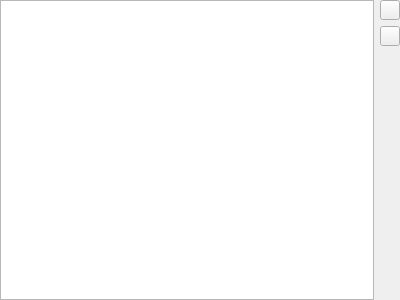
<?xml version="1.0" encoding="UTF-8"?>
<ui version="4.0">
<comment> Begin CVS Header </comment>
<comment>   $Source: /fs/turing/cvs/copasi_dev/cvs_admin/addHeader,v $ </comment>
<comment>   $Revision: 1.18 $ </comment>
<comment>   $Name: HEAD $ </comment>
<comment>   $Author: shoops $ </comment>
<comment>   $Date: 2012/03/07 20:49:51 $ </comment>
<comment> End CVS Header </comment>

<comment> Copyright (C) 2012 by Pedro Mendes, Virginia Tech Intellectual </comment>
<comment> Properties, Inc., University of Heidelberg, and The University </comment>
<comment> of Manchester. </comment>
<comment> All rights reserved. </comment>

 <comment> All rights reserved. </comment>
 <class>CQExpressionMmlStackedWidget</class>
 <widget class="QStackedWidget" name="CQExpressionMmlStackedWidget">
  <property name="geometry">
   <rect>
    <x>0</x>
    <y>0</y>
    <width>400</width>
    <height>300</height>
   </rect>
  </property>
  <property name="windowTitle">
   <string>Expression-Mml Widget</string>
  </property>
  <property name="currentIndex">
   <number>0</number>
  </property>
  <widget class="QWidget" name="mpExpressionPage">
   <layout class="QHBoxLayout" name="horizontalLayout">
    <property name="margin">
     <number>0</number>
    </property>
    <item>
     <widget class="CQExpressionWidget" name="mpExpressionWidget"/>
    </item>
    <item>
     <layout class="QVBoxLayout" name="verticalLayout_ExpPage">
      <item>
       <widget class="QToolButton" name="mpBtnExpressionObject">
        <property name="maximumSize">
         <size>
          <width>20</width>
          <height>20</height>
         </size>
        </property>
        <property name="toolTip">
         <string>select object</string>
        </property>
       </widget>
      </item>
      <item>
       <widget class="QToolButton" name="mpBtnViewExpression">
        <property name="maximumSize">
         <size>
          <width>20</width>
          <height>20</height>
         </size>
        </property>
        <property name="toolTip">
         <string>view expression</string>
        </property>
       </widget>
      </item>
      <item>
       <spacer name="verticalSpacer">
        <property name="orientation">
         <enum>Qt::Vertical</enum>
        </property>
        <property name="sizeHint" stdset="0">
         <size>
          <width>20</width>
          <height>40</height>
         </size>
        </property>
       </spacer>
      </item>
     </layout>
    </item>
   </layout>
  </widget>
  <widget class="QWidget" name="mpMmlPage">
   <layout class="QHBoxLayout" name="horizontalLayout_2">
    <property name="margin">
     <number>0</number>
    </property>
    <item>
     <widget class="CQMmlScrollView" name="mpMmlScrollView">
      <property name="sizePolicy">
       <sizepolicy hsizetype="Expanding" vsizetype="Expanding">
        <horstretch>0</horstretch>
        <verstretch>0</verstretch>
       </sizepolicy>
      </property>
      <property name="frameShape">
       <enum>QFrame::StyledPanel</enum>
      </property>
      <property name="frameShadow">
       <enum>QFrame::Raised</enum>
      </property>
     </widget>
    </item>
    <item>
     <layout class="QVBoxLayout" name="verticalLayout_MmlPage">
      <item>
       <widget class="QToolButton" name="mpBtnEditExpression">
        <property name="maximumSize">
         <size>
          <width>20</width>
          <height>20</height>
         </size>
        </property>
        <property name="toolTip">
         <string>edit expression</string>
        </property>
       </widget>
      </item>
      <item>
       <widget class="QToolButton" name="mpBtnSaveExpression">
        <property name="maximumSize">
         <size>
          <width>20</width>
          <height>20</height>
         </size>
        </property>
        <property name="toolTip">
         <string>save expression</string>
        </property>
       </widget>
      </item>
      <item>
       <spacer name="mpSpacerMmlObject">
        <property name="orientation">
         <enum>Qt::Vertical</enum>
        </property>
        <property name="sizeHint" stdset="0">
         <size>
          <width>20</width>
          <height>40</height>
         </size>
        </property>
       </spacer>
      </item>
     </layout>
    </item>
   </layout>
  </widget>
 </widget>
 <customwidgets>
  <customwidget>
   <class>CQExpressionWidget</class>
   <extends>QTextEdit</extends>
   <header>copasi/UI/CQExpressionWidget.h</header>
   <slots>
    <signal>valid(bool)</signal>
    <slot>slotSelectObject()</slot>
   </slots>
  </customwidget>
  <customwidget>
   <class>CQMmlScrollView</class>
   <extends>QFrame</extends>
   <header>copasi/UI/CQMmlScrollView.h</header>
   <container>1</container>
  </customwidget>
 </customwidgets>
 <resources/>
 <connections>
  <connection>
   <sender>mpBtnEditExpression</sender>
   <signal>clicked()</signal>
   <receiver>CQExpressionMmlStackedWidget</receiver>
   <slot>slotGoExpressionWidget()</slot>
   <hints>
    <hint type="sourcelabel">
     <x>375</x>
     <y>23</y>
    </hint>
    <hint type="destinationlabel">
     <x>397</x>
     <y>29</y>
    </hint>
   </hints>
  </connection>
  <connection>
   <sender>mpBtnSaveExpression</sender>
   <signal>clicked()</signal>
   <receiver>CQExpressionMmlStackedWidget</receiver>
   <slot>slotSaveExpression()</slot>
   <hints>
    <hint type="sourcelabel">
     <x>375</x>
     <y>47</y>
    </hint>
    <hint type="destinationlabel">
     <x>397</x>
     <y>63</y>
    </hint>
   </hints>
  </connection>
  <connection>
   <sender>mpBtnExpressionObject</sender>
   <signal>clicked()</signal>
   <receiver>mpExpressionWidget</receiver>
   <slot>slotSelectObject()</slot>
   <hints>
    <hint type="sourcelabel">
     <x>379</x>
     <y>23</y>
    </hint>
    <hint type="destinationlabel">
     <x>265</x>
     <y>32</y>
    </hint>
   </hints>
  </connection>
  <connection>
   <sender>mpBtnViewExpression</sender>
   <signal>clicked()</signal>
   <receiver>CQExpressionMmlStackedWidget</receiver>
   <slot>updateWidget()</slot>
   <hints>
    <hint type="sourcelabel">
     <x>380</x>
     <y>49</y>
    </hint>
    <hint type="destinationlabel">
     <x>393</x>
     <y>56</y>
    </hint>
   </hints>
  </connection>
  <connection>
   <sender>mpExpressionWidget</sender>
   <signal>valid(bool)</signal>
   <receiver>mpBtnViewExpression</receiver>
   <slot>setEnabled(bool)</slot>
   <hints>
    <hint type="sourcelabel">
     <x>183</x>
     <y>149</y>
    </hint>
    <hint type="destinationlabel">
     <x>376</x>
     <y>50</y>
    </hint>
   </hints>
  </connection>
 </connections>
 <slots>
  <slot>slotGoExpressionWidget()</slot>
  <slot>slotSaveExpression()</slot>
  <slot>updateWidget()</slot>
 </slots>
</ui>
